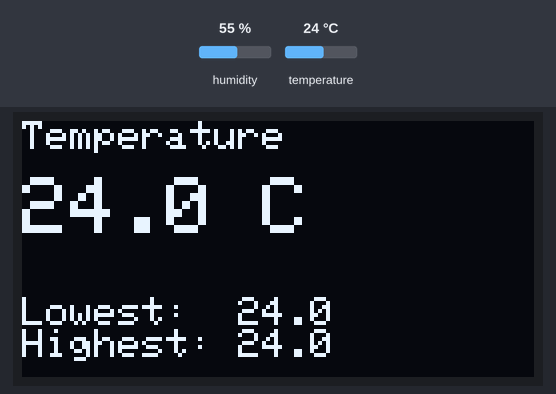
Simulated run of this sketch. Board: ESP32. Parts: 128×64 one-colour display. The test bench sets the inputs (shaded band); at power-on: temperature 24 °C, humidity 55 %.

Above: at 2.9 s.
3.0 s: temperature set to 12 °C
At 5.0 s:
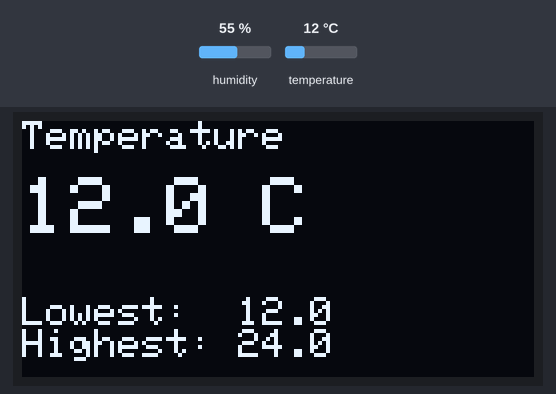
5.7 s: temperature set to 19 °C
At 7.1 s:
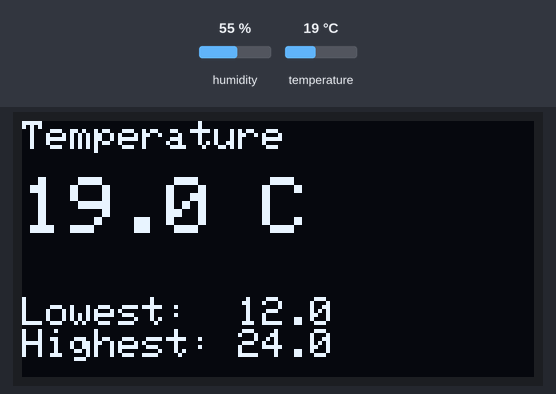
8.4 s: temperature set to 28 °C
At 11.3 s:
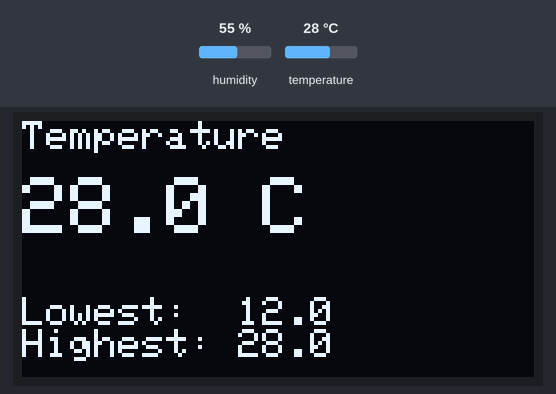
Timing chart, 0 to 12.8 s (numbered marks = the images above; inputs shaded):
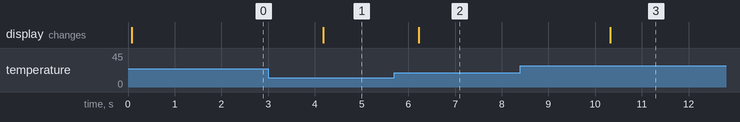

The sketch:

L11_MinMax.ino
```cpp
// Lesson 11 challenge solution: lowest and highest temperature
// Remembers the coldest and hottest reading since the ESP32 started.

#include <DHT.h>
#include <Adafruit_SSD1306.h>

DHT dht(4, DHT11);
Adafruit_SSD1306 display(128, 64, &Wire, -1);

float lowest = 100;
float highest = -100;

void setup() {
  dht.begin();
  display.begin(SSD1306_SWITCHCAPVCC, 0x3C);
  display.setTextColor(SSD1306_WHITE);
}

void loop() {
  float temp = dht.readTemperature();
  if (!isnan(temp)) {
    if (temp < lowest) {
      lowest = temp;
    }
    if (temp > highest) {
      highest = temp;
    }
  }

  display.clearDisplay();
  display.setTextSize(1);
  display.setCursor(0, 0);
  display.println("Temperature");
  display.setTextSize(2);
  display.setCursor(0, 14);
  display.print(temp, 1);
  display.println(" C");
  display.setTextSize(1);
  display.setCursor(0, 44);
  display.print("Lowest:  ");
  display.println(lowest, 1);
  display.print("Highest: ");
  display.println(highest, 1);
  display.display();
  delay(2000);
}
```

Measured:
- after the input at 3.0 s, the display: changes after 1.2 s (image 1)
- after the input at 5.7 s, the display: changes after 0.53 s (image 2)
- after the input at 8.4 s, the display: changes after 1.9 s (image 3)
